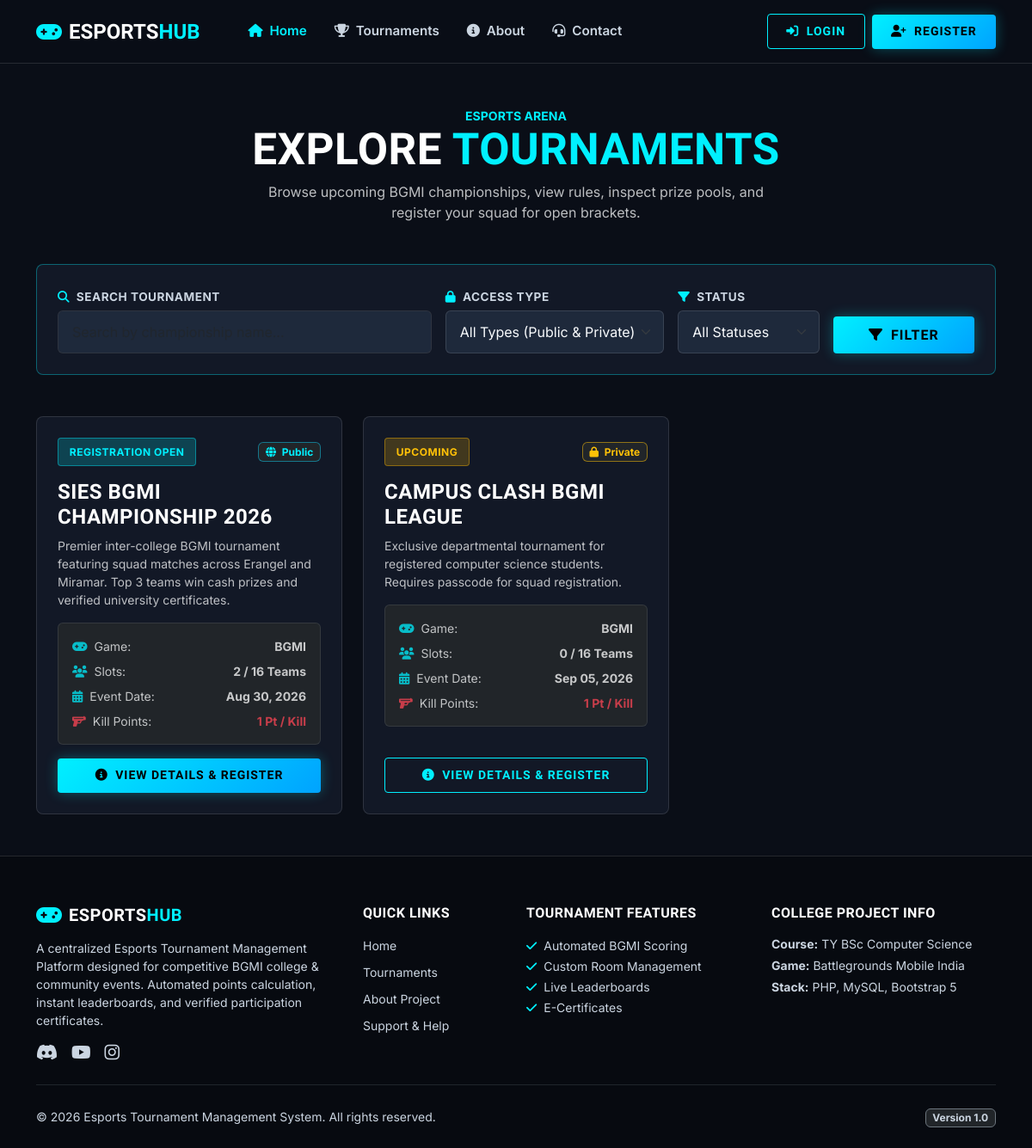
Page /tournaments/index.php on the committed database.
### tables this page shows
CREATE TABLE IF NOT EXISTS `tournaments` (
    `id` INT AUTO_INCREMENT PRIMARY KEY,
    `tournament_name` VARCHAR(150) NOT NULL,
    `game` VARCHAR(50) NOT NULL DEFAULT 'BGMI',
    `description` TEXT DEFAULT NULL,
    `tournament_type` ENUM('public', 'private') NOT NULL DEFAULT 'public',
    `access_code` VARCHAR(50) DEFAULT NULL,  
    `max_teams` INT NOT NULL DEFAULT 16,
    `registration_start` DATE NOT NULL,
    `registration_end` DATE NOT NULL,
    `tournament_date` DATE NOT NULL,
    `status` ENUM('upcoming', 'registration_open', 'registration_closed', 'ongoing', 'completed', 'cancelled') NOT NULL DEFAULT 'upcoming',
    `banner` VARCHAR(255) DEFAULT 'default_banner.jpg',
    `rules` TEXT DEFAULT NULL,
    `kill_points_rate` INT NOT NULL DEFAULT 1,  
    `created_by` INT NOT NULL,
    `created_at` TIMESTAMP DEFAULT CURRENT_TIMESTAMP,
    CONSTRAINT `fk_tournaments_admin` FOREIGN KEY (`created_by`) REFERENCES `users` (`id`) ON DELETE CASCADE
);

### tournaments/index.php (the view, shortened to what this page needs)
<?php
require_once "../config/database.php";
$search = trim($_GET['search'] ?? '');
$sql = "
    SELECT t.*,
           COUNT(CASE WHEN tr.status = 'approved' THEN 1 END) AS approved_teams_count,
           COUNT(tr.id) AS total_applied_count
    FROM tournaments t
    LEFT JOIN tournament_registrations tr ON t.id = tr.tournament_id
    WHERE 1=1
";
$params = [];
$sql .= " GROUP BY t.id ORDER BY t.tournament_date ASC";
$stmt = $pdo->prepare($sql);
$stmt->execute($params);
$tournaments = $stmt->fetchAll();
require_once "../includes/header.php";
require_once "../includes/navbar.php";
?>
<div class="container py-5">
    <div class="text-center mb-5">
        <span class="text-cyan text-uppercase fw-bold small letter-spacing">Esports Arena</span>
        <h1 class="text-white hero-title mb-2">Explore <span class="text-cyan">Tournaments</span></h1>
        <p class="text-light opacity-75 mx-auto" style="max-width: 600px;">
            Browse upcoming BGMI championships, view rules, inspect prize pools, and register your squad for open brackets.
        </p>
    </div>
    <div class="esports-card p-4 mb-5 border-cyan">
        <form action="index.php" method="GET">
            <div class="row g-3 align-items-end">
                <div class="col-lg-5 col-md-6">
                    <label class="form-label-custom"><i class="fa-solid fa-magnifying-glass text-cyan me-1"></i> Search Tournament</label>
                    <input type="text" name="search" class="form-control form-control-custom" placeholder="Search by championship name..." value="<?php echo htmlspecialchars($search); ?>">
                </div>
                <div class="col-lg-3 col-md-3 col-sm-6">
                    <label class="form-label-custom"><i class="fa-solid fa-lock text-cyan me-1"></i> Access Type</label>
                    <select name="type" class="form-select form-select-custom">
                        <option value="">All Types (Public & Private)</option>
                    </select>
                </div>
                <div class="col-lg-2 col-md-3 col-sm-6">
                    <label class="form-label-custom"><i class="fa-solid fa-filter text-cyan me-1"></i> Status</label>
                    <select name="status" class="form-select form-select-custom">
                        <option value="">All Statuses</option>
                    </select>
                </div>
                <div class="col-lg-2 col-md-12 d-flex gap-2">
                    <button type="submit" class="btn btn-neon-primary w-100">
                        <i class="fa-solid fa-filter me-1"></i> Filter
                    </button>
                </div>
            </div>
        </form>
    </div>
    <?php if (empty($tournaments)): ?>
        <div class="esports-card text-center py-5">
            <i class="fa-solid fa-trophy text-muted fs-1 mb-3 opacity-50"></i>
            <h4 class="text-white mb-2">No Tournaments Found</h4>
            <p class="text-light opacity-75 small mb-3">No tournaments matched your search criteria. Try adjusting the filters above.</p>
            <a href="index.php" class="btn btn-neon-outline btn-sm">Clear All Filters</a>
        </div>
    <?php else: ?>
        <div class="row g-4">
            <?php foreach ($tournaments as $t): ?>
                <div class="col-lg-4 col-md-6">
                    <div class="esports-card h-100 d-flex flex-column justify-content-between">
                        <div>
                            <div class="d-flex justify-content-between align-items-center mb-3">
                                <?php
                                $statusBadgeClass = 'badge-upcoming';
                                if ($t['status'] === 'registration_open') $statusBadgeClass = 'badge-open';
                                elseif ($t['status'] === 'ongoing') $statusBadgeClass = 'badge-live';
                                elseif ($t['status'] === 'completed') $statusBadgeClass = 'badge-completed';
                                ?>
                                <span class="badge-custom <?php echo $statusBadgeClass; ?>">
                                    <?php echo str_replace('_', ' ', $t['status']); ?>
                                </span>
                                <?php if ($t['tournament_type'] === 'private'): ?>
                                    <span class="badge bg-dark text-warning border border-warning border-opacity-50">
                                        <i class="fa-solid fa-lock me-1"></i> Private
                                    </span>
                                <?php else: ?>
                                    <span class="badge bg-dark text-cyan border border-info border-opacity-50">
                                        <i class="fa-solid fa-globe me-1"></i> Public
                                    </span>
                                <?php endif; ?>
                            </div>
                            <h4 class="text-white mb-2"><?php echo htmlspecialchars($t['tournament_name']); ?></h4>
                            <p class="text-light opacity-75 small mb-3 text-truncate-2">
                                <?php echo htmlspecialchars($t['description'] ?: 'Official BGMI squad championship.'); ?>
                            </p>
                            <div class="bg-dark p-3 rounded mb-3 border border-secondary border-opacity-25 small">
                                <div class="d-flex justify-content-between text-light opacity-75 mb-2">
                                    <span><i class="fa-solid fa-gamepad text-cyan me-2"></i>Game:</span>
                                    <strong class="text-white"><?php echo htmlspecialchars($t['game']); ?></strong>
                                </div>
                                <div class="d-flex justify-content-between text-light opacity-75 mb-2">
                                    <span><i class="fa-solid fa-users text-cyan me-2"></i>Slots:</span>
                                    <strong class="text-white"><?php echo $t['approved_teams_count']; ?> / <?php echo $t['max_teams']; ?> Teams</strong>
                                </div>
                                <div class="d-flex justify-content-between text-light opacity-75 mb-2">
                                    <span><i class="fa-solid fa-calendar-days text-cyan me-2"></i>Event Date:</span>
                                    <strong class="text-white"><?php echo date('M d, Y', strtotime($t['tournament_date'])); ?></strong>
                                </div>
                                <div class="d-flex justify-content-between text-light opacity-75">
                                    <span><i class="fa-solid fa-gun text-flame me-2"></i>Kill Points:</span>
                                    <strong class="text-flame"><?php echo $t['kill_points_rate']; ?> Pt / Kill</strong>
                                </div>
                            </div>
                        </div>
                        <div>
                            <a href="details.php?id=<?php echo $t['id']; ?>" class="btn <?php echo ($t['status'] === 'registration_open') ? 'btn-neon-primary' : 'btn-neon-outline'; ?> w-100 btn-sm">
                                <i class="fa-solid fa-circle-info me-1"></i> View Details & Register
                            </a>
                        </div>
                    </div>
                </div>
            <?php endforeach; ?>
        </div>
    <?php endif; ?>
</div>
<?php require_once "../includes/footer.php"; ?>

### assets/css/style.css (style rules this page uses)
:root { --bg-dark: #0a0e17; --bg-card: #121826; --bg-card-hover: #1a2236; --bg-surface: #1e293b; --border-color: rgba(255, 255, 255, 0.12); --border-glow: rgba(0, 240, 255, 0.35); --primary-neon: #00f0ff; --secondary-neon: #ff4655; --accent-gold: #ffb800; --text-main: #f8fafc; --text-muted: #cbd5e1; --text-dim: #94a3b8; }
body { background-color: var(--bg-dark); color: var(--text-main); font-family: 'Inter', system-ui, -apple-system, sans-serif; min-height: 100vh; display: flex; flex-direction: column; overflow-x: hidden; }
.small, small { color: inherit; }
h1, h2, h3, h4, h5, h6, .brand-font { font-family: 'Rajdhani', sans-serif; font-weight: 700; letter-spacing: 0.5px; text-transform: uppercase; }
.text-cyan { color: var(--primary-neon) !important; }
.text-flame { color: var(--secondary-neon) !important; }
.btn-neon-primary { background: linear-gradient(135deg, #00f0ff 0%, #00a3ff 100%); color: #000000; font-weight: 700; font-family: 'Rajdhani', sans-serif; letter-spacing: 1px; text-transform: uppercase; border: none; padding: 0.6rem 1.4rem; border-radius: 4px; transition: all 0.3s ease; box-shadow: 0 0 15px rgba(0, 240, 255, 0.3); }
.btn-neon-outline { background: transparent; color: var(--primary-neon); font-weight: 700; font-family: 'Rajdhani', sans-serif; letter-spacing: 1px; text-transform: uppercase; border: 1.5px solid var(--primary-neon); padding: 0.55rem 1.35rem; border-radius: 4px; transition: all 0.3s ease; }
.esports-card { background: var(--bg-card); border: 1px solid var(--border-color); border-radius: 8px; padding: 1.5rem; transition: all 0.3s cubic-bezier(0.4, 0, 0.2, 1); position: relative; overflow: hidden; }
.esports-card::before { content: ''; position: absolute; top: 0; left: 0; width: 3px; height: 100%; background: linear-gradient(to bottom, var(--primary-neon), transparent); opacity: 0; transition: opacity 0.3s ease; }
.border-cyan { border-color: rgba(0, 240, 255, 0.35) !important; }
.hero-title { font-size: 3.2rem; line-height: 1.1; font-weight: 900; margin-bottom: 1.25rem; }
.badge-custom { padding: 0.4rem 0.8rem; font-weight: 700; font-size: 0.75rem; letter-spacing: 0.5px; border-radius: 4px; text-transform: uppercase; }
.badge-upcoming { background: rgba(255, 184, 0, 0.2); color: #ffc107; border: 1px solid rgba(255, 184, 0, 0.4); }
.badge-open { background: rgba(0, 240, 255, 0.2); color: #00f0ff; border: 1px solid rgba(0, 240, 255, 0.4); }
.form-control-custom, .form-select-custom { background-color: var(--bg-surface); border: 1px solid var(--border-color); color: var(--text-main); padding: 0.75rem 1rem; border-radius: 6px; }
.form-label-custom { font-weight: 700; color: #cbd5e1; font-size: 0.85rem; text-transform: uppercase; letter-spacing: 0.5px; margin-bottom: 0.4rem; }

### rows in the picture
tournaments: status "REGISTRATION OPEN", tournament_type "public" (drawn), tournament_name "SIES BGMI CHAMPIONSHIP 2026", description "Premier inter-college BGMI tournament featuring squad matches across Erangel and Miramar. Top 3 teams win cash prizes and verified university certificates.", game "BGMI", approved_teams_count "2", max_teams "16", tournament_date "Aug 30, 2026", kill_points_rate "1"
tournaments: status "UPCOMING", tournament_type "private" (drawn), tournament_name "CAMPUS CLASH BGMI LEAGUE", description "Exclusive departmental tournament for registered computer science students. Requires passcode for squad registration.", game "BGMI", approved_teams_count "0", max_teams "16", tournament_date "Sep 05, 2026", kill_points_rate "1"
